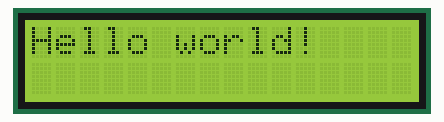
Recording of a sketch running on a simulated Arduino Nano, built with avr-gcc and run on an emulated ATmega328P. Shown: 16×2 character LCD. Sleep ends after the set time or at an interrupt; what the sketch prints to the serial monitor is not drawn. At 18.2 s the program stops and its outputs stay as they are.

Above: at 15.1 s.

Measured:
- what the display in image 0 shows lasts 2.0 s, from 15.1 s to 17.1 s

The sketch:

testLCDSleep.ino
```cpp
#include <LiquidCrystal.h>
#include <avr/sleep.h>

byte wakeUpPin = 1;


#define LCD_E      6
#define LCD_RS     A6
#define LCD_D4     8
#define LCD_D5     9
#define LCD_D6     10
#define LCD_D7     5
#define LCD_BL     13    // back light
#define LCD_VO     11    // contrast (on / off to spare energy)
#define LCD_ON     MOSI  // power on LCD

byte pins[] = {LCD_E, LCD_RS, LCD_D4, LCD_D5, LCD_D6, LCD_D7, LCD_VO, LCD_BL, LCD_ON};

#define LCD_NB_ROWS     2
#define LCD_NB_COLUMNS  16

// initialize the library with the numbers of the interface pins
LiquidCrystal lcd(LCD_RS, LCD_E, LCD_D4, LCD_D5, LCD_D6, LCD_D7);


void setup() {
  Serial.begin(9600);
  for (byte i = 15; i != 0; i--) {
    Serial.print("Going to sleep in ");
    Serial.print(i);
    Serial.println("s");
    delay(1000);
  }
  pinMode(LCD_BL, OUTPUT);
  digitalWrite(LCD_BL, HIGH); // backlight
  pinMode(LCD_ON, HIGH); // LCD on / off
  digitalWrite(LCD_ON, HIGH); // LCD on
  lcd.begin(LCD_NB_COLUMNS, LCD_NB_ROWS);
}

void loop() {
  lcd.setCursor(0, 0);
  lcd.print("Hello world!");
  delay(2000);
  lcd.setCursor(0, 0);
  lcd.print("            ");
  delay(1000);

  delay(100);
  sleepNow();
}

void wakeUp () {
  sleep_disable ();         // first thing after waking from sleep:
  detachInterrupt (digitalPinToInterrupt (wakeUpPin));      // stop LOW interrupt on D2
  for (byte i = 0; i < sizeof(pins); i++) {
    pinMode(pins[i], OUTPUT);
  }
  digitalWrite(LCD_BL, HIGH);
  digitalWrite(LCD_ON, HIGH);
  delay(100);
  lcd.begin(LCD_NB_COLUMNS, LCD_NB_ROWS);
}

void sleepNow () {
  for (byte i = 0; i < sizeof(pins); i++) {
    pinMode(pins[i], INPUT);
  }
  set_sleep_mode (SLEEP_MODE_PWR_DOWN);
  noInterrupts ();          // make sure we don't get interrupted before we sleep
  sleep_enable ();          // enables the sleep bit in the mcucr register
  attachInterrupt (digitalPinToInterrupt (wakeUpPin), wakeUp, CHANGE);
  interrupts ();           // interrupts allowed now, next instruction WILL be executed
  sleep_cpu ();            // here the device is put to sleep
}
```
